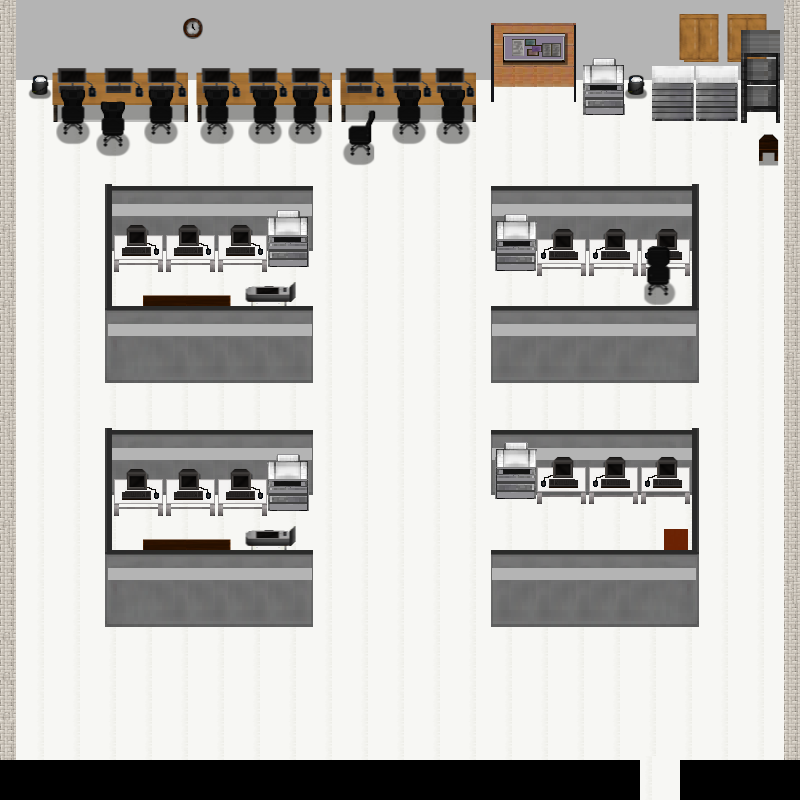

Tiled map render using the project's own tile images. Description and the map definition, with tile-layer contents summarised, below:
An orthogonal 200x200 tile map with 4x4 px tiles, 5 tile layers (Floor layer, Furniture 3, Furniture, Furniture 2, ...), 1 hidden layer not drawn, 5 tilesets and 30 objects.

<map version="1.10" tiledversion="1.10.1" orientation="orthogonal" renderorder="right-down" width="200" height="200" tilewidth="4" tileheight="4" infinite="0" nextlayerid="21" nextobjectid="31">
 <tileset firstgid="1" source="계단 및 복도 타일.tsx" />
 <tileset firstgid="15226" source="학교최종.tsx" />
 <tileset firstgid="45851" source="Sprite_ispace.tsx" />
 <tileset firstgid="63947" source="singong_alpha_asset.tsx" />
 <tileset firstgid="81447" source="Inside_A4(tiled).tsx" />
 <layer id="1" name="Floor layer" width="200" height="200">
  <data>[40000 cells, 40000 non-empty, 287 distinct tile ids]</data>
 </layer>
 <layer id="10" name="Furniture 3" width="200" height="200">
  <data>[40000 cells, 1954 non-empty, 926 distinct tile ids]</data>
 </layer>
 <layer id="8" name="Furniture" width="200" height="200">
  <data>[40000 cells, 12949 non-empty, 2226 distinct tile ids]</data>
 </layer>
 <layer id="9" name="Furniture 2" width="200" height="200">
  <data>[40000 cells, 6493 non-empty, 1968 distinct tile ids]</data>
 </layer>
 <layer id="18" name="Chair" width="200" height="200">
  <data>[40000 cells, 220 non-empty, 220 distinct tile ids]</data>
 </layer>
 <layer id="19" name="stuff" width="200" height="200" visible="0" locked="1">
  <data>[40000 cells, 2961 non-empty, 830 distinct tile ids]</data>
 </layer>
 <objectgroup id="20" name="Object Layer 1">
  <object id="1" x="52" y="61.3333" width="424" height="77.3333" />
  <object id="2" x="94.6667" y="93.3333" width="30.6667" height="56" />
  <object id="3" x="338.667" y="110.667" width="37.3333" height="48" />
  <object id="4" x="13.3333" y="-5.33333" width="768" height="88" />
  <object id="5" x="486.667" y="14.6667" width="93.3333" height="85.3333" />
  <object id="6" x="580" y="42.6667" width="208" height="77.3333" />
  <object id="7" x="756" y="133.333" width="25.3333" height="29.3333" />
  <object id="8" x="781.333" y="-2.66667" width="18.6667" height="764" />
  <object id="9" x="678.667" y="758.667" width="122.667" height="44" />
  <object id="10" x="640" y="802.667" width="41.3333" height="14.6667" />
  <object id="11" x="2.66667" y="758.667" width="636" height="40" />
  <object id="12" x="-1.33333" y="2.66667" width="17.3333" height="757.333" />
  <object id="13" x="106.667" y="181.333" width="206.667" height="86.6667" />
  <object id="14" x="106.667" y="261.333" width="4" height="120" />
  <object id="15" x="106.667" y="305.333" width="204" height="80" />
  <object id="16" x="138.667" y="290.667" width="92" height="36" />
  <object id="17" x="244" y="280" width="52" height="41.3333" />
  <object id="18" x="489.333" y="184" width="209.333" height="90.6667" />
  <object id="19" x="632" y="234.667" width="42.6667" height="58.6667" />
  <object id="20" x="693.333" y="232" width="4" height="152" />
  <object id="21" x="492" y="306.667" width="204" height="77.3333" />
  <object id="22" x="105.333" y="428" width="208" height="89.3333" />
  <object id="23" x="104" y="492" width="6.66667" height="134.667" />
  <object id="24" x="102.667" y="550.667" width="210.667" height="74.6667" />
  <object id="25" x="144" y="534.667" width="85.3333" height="34.6667" />
  <object id="26" x="248" y="526.667" width="48" height="37.3333" />
  <object id="27" x="492" y="430.667" width="206.667" height="73.3333" />
  <object id="28" x="689.333" y="484" width="12" height="142.667" />
  <object id="29" x="492" y="552" width="209.333" height="73.3333" />
  <object id="30" x="664" y="528" width="28" height="26.6667" />
 </objectgroup>
</map>
